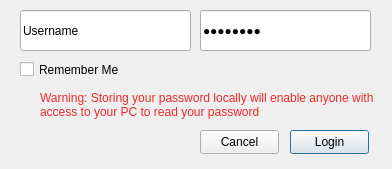
<?xml version="1.0" encoding="UTF-8"?>
<ui version="4.0">
 <class>LoginDialog</class>
 <widget class="QDialog" name="LoginDialog">
  <property name="geometry">
   <rect>
    <x>0</x>
    <y>0</y>
    <width>392</width>
    <height>169</height>
   </rect>
  </property>
  <property name="windowTitle">
   <string>Dialog</string>
  </property>
  <widget class="QLineEdit" name="username_field">
   <property name="geometry">
    <rect>
     <x>20</x>
     <y>10</y>
     <width>171</width>
     <height>41</height>
    </rect>
   </property>
   <property name="text">
    <string>Username</string>
   </property>
  </widget>
  <widget class="QLineEdit" name="password_field">
   <property name="geometry">
    <rect>
     <x>200</x>
     <y>10</y>
     <width>171</width>
     <height>41</height>
    </rect>
   </property>
   <property name="text">
    <string>Password</string>
   </property>
   <property name="echoMode">
    <enum>QLineEdit::Password</enum>
   </property>
  </widget>
  <widget class="QPushButton" name="login_button">
   <property name="geometry">
    <rect>
     <x>290</x>
     <y>130</y>
     <width>79</width>
     <height>24</height>
    </rect>
   </property>
   <property name="text">
    <string>Login</string>
   </property>
  </widget>
  <widget class="QPushButton" name="cancel_button">
   <property name="geometry">
    <rect>
     <x>200</x>
     <y>130</y>
     <width>79</width>
     <height>24</height>
    </rect>
   </property>
   <property name="text">
    <string>Cancel</string>
   </property>
  </widget>
  <widget class="QCheckBox" name="remember_check">
   <property name="geometry">
    <rect>
     <x>20</x>
     <y>60</y>
     <width>121</width>
     <height>19</height>
    </rect>
   </property>
   <property name="text">
    <string>Remember Me</string>
   </property>
  </widget>
  <widget class="QLabel" name="label">
   <property name="geometry">
    <rect>
     <x>40</x>
     <y>90</y>
     <width>351</width>
     <height>31</height>
    </rect>
   </property>
   <property name="text">
    <string>&lt;html&gt;&lt;head/&gt;&lt;body&gt;&lt;p&gt;&lt;span style=&quot; color:#ef2929;&quot;&gt;Warning: Storing your password locally will enable anyone with access to your PC to read your password&lt;/span&gt;&lt;/p&gt;&lt;/body&gt;&lt;/html&gt;</string>
   </property>
   <property name="wordWrap">
    <bool>true</bool>
   </property>
  </widget>
 </widget>
 <resources/>
 <connections/>
</ui>
